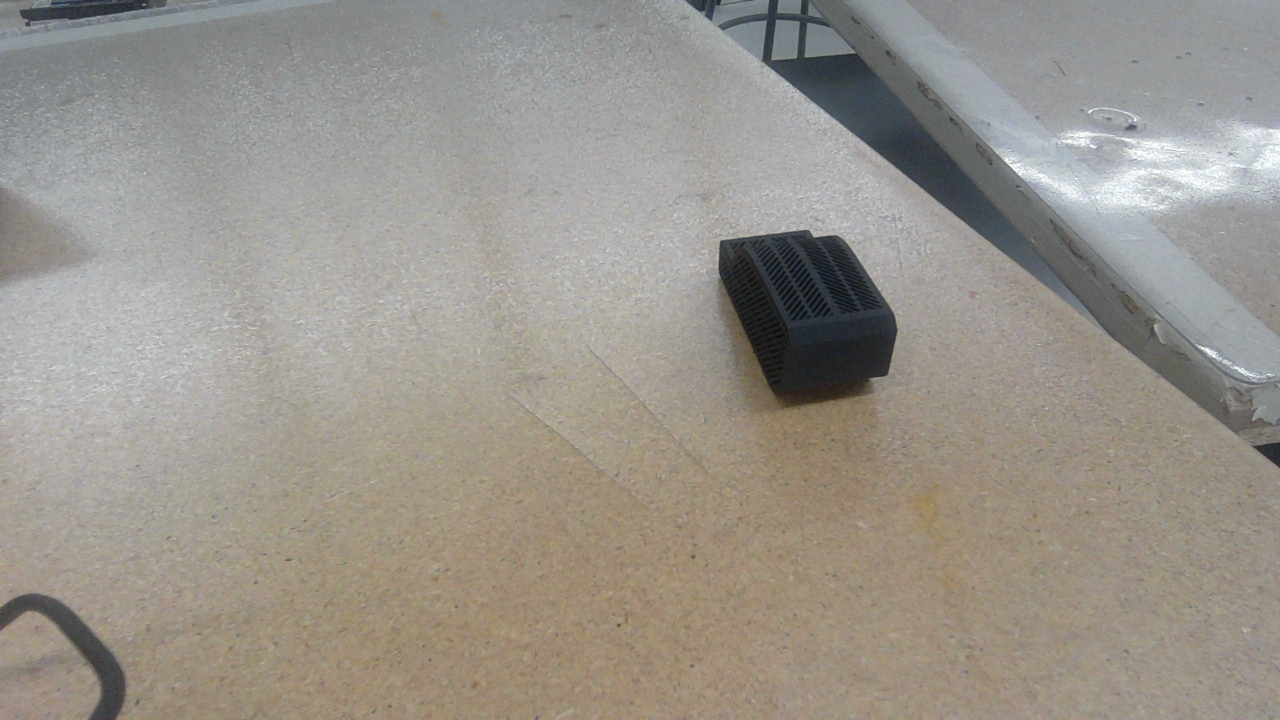
#> input picture Force-Prediction/data/MatForce/3d_print.png, 1280 x 720 px
$ python -i generate_full_suite_figures.py   (imports and definitions only)
#> lines starting #> are read from the running program, lines starting #| are printed output that depends on the picture
"""Full-suite force-prediction figures for MatForceFinal (source E2 excluded).

Run from the GSET workspace root:

    env/bin/python GSETGripper/Figures/full_suite/generate_full_suite_figures.py

Data sources (all read straight from the saved benchmark artifacts):

  * Ground-truth Gecko force, object image, and name come from the MatForceFinal
    dataset loader.
  * Predicted Gecko force comes from the newest complete suite manifest under
    ``Force-Prediction/data/MatForceFinal/suites``. Reading the manifest keeps all
    plotted experiments on the same frozen split and suite run.

Experiment E2 is intentionally excluded from every figure.

It regenerates, into this folder:

  * ``suite_force_by_object.{png,pdf,svg}``  - truth and source E1/E3/E4/E5 bars.
  * ``suite_percentage_error.{png,pdf,svg}`` - source E1/E3/E4/E5 signed % error.
  * ``suite_e4_dumbbell.{png,pdf,svg}``       - source-E5 truth/prediction dumbbells
    and a signed relative-error table (displayed as E4 after relabeling).
  * ``suite_e4_percentage_errors.csv``       - exact source data for that table.

Source experiments E1/E3/E4/E5 are displayed consecutively as E1/E2/E3/E4
because source E2 is intentionally omitted from the comparison.
"""

from __future__ import annotations

import csv
import json
import os
import sys
from pathlib import Path

# Keep Matplotlib's cache out of the source tree on sandboxed systems.
# [1 line not run here, left out]

import matplotlib

# [1 line not run here, left out]
import matplotlib.pyplot as plt  # noqa: E402
import numpy as np  # noqa: E402
from matplotlib.offsetbox import AnnotationBbox, OffsetImage  # noqa: E402
from matplotlib.ticker import ScalarFormatter  # noqa: E402
from matplotlib.transforms import blended_transform_factory  # noqa: E402
from PIL import Image, ImageOps  # noqa: E402

HERE = Path(__file__).resolve().parent
FORCE_PREDICTION = HERE.parent.parent / "Force-Prediction"
SUITES_DIR = FORCE_PREDICTION / "data" / "MatForceFinal" / "suites"
sys.path.insert(0, str(FORCE_PREDICTION))

# Suite experiments in canonical order, deliberately WITHOUT E2.
EXPERIMENTS = ("e1", "e3", "e4", "e5")

# Colour-blind-safe palette matching the Streamlit reporting styles (E2 dropped).
EXPERIMENT_STYLES = {
    "e1": {"color": "#0072B2", "marker": "o", "label": "E1 vision-only"},
    "e3": {"color": "#009E73", "marker": "^", "label": "E2 semantic"},
    "e4": {"color": "#CC79A7", "marker": "D", "label": "E3 +mass"},
    "e5": {"color": "#D55E00", "marker": "v", "label": "E4 +roughness"},
}

TRUTH_COLOR = "#28323c"      # dark slate for ground truth
PRED_COLOR = "#e0891e"       # orange for the displayed E4 prediction series
GRID = "#d7dce2"
DARK = "#202124"
MUTED = "#5f6368"


# --------------------------------------------------------------------------- #
# Data loading
# --------------------------------------------------------------------------- #
# [15 lines left out: function _latest_complete_suite, not called in this run]


def _suite_batch_path(run: dict) -> Path:
    path = Path(run["prediction_json_path"])
    return path if path.is_absolute() else FORCE_PREDICTION / path


# [93 lines left out: functions load_records, _set_paper_style, not called in this run]


def _zoomed_thumbnail(path: Path, out_px: int = 240) -> np.ndarray | None:
    """Return a square, zoomed-in RGB thumbnail that fills the frame with the object.

    The raw photos are centred table-top shots with wide side margins, so we crop
    the central column and remove the upper 25% of the full image height before
    resizing. That removes background and makes the object read clearly at
    thumbnail scale.
    """
#> called with out_px = 240
    try:
        with Image.open(path) as opened:
#> opened is the input picture: PIL image 1280x720 RGB; mean R, G, B 152.9, 148.1, 139.9
            source = ImageOps.exif_transpose(opened).convert("RGB")
    except (OSError, ValueError):
        return None
    width, height = source.size
#> width = 1280; height = 720
    crop_w = width * 0.60          # keep the central 60% width (drop side margins)
#> crop_w = 768
    crop_h = height * 0.75         # requested 25% reduction in the full image height
#> crop_h = 540
    left = (width - crop_w) / 2.0
#> left = 256
    top = height - crop_h          # discard the mostly empty upper quarter
#> top = 180
    cropped = source.crop((int(left), int(top), int(left + crop_w), int(top + crop_h)))
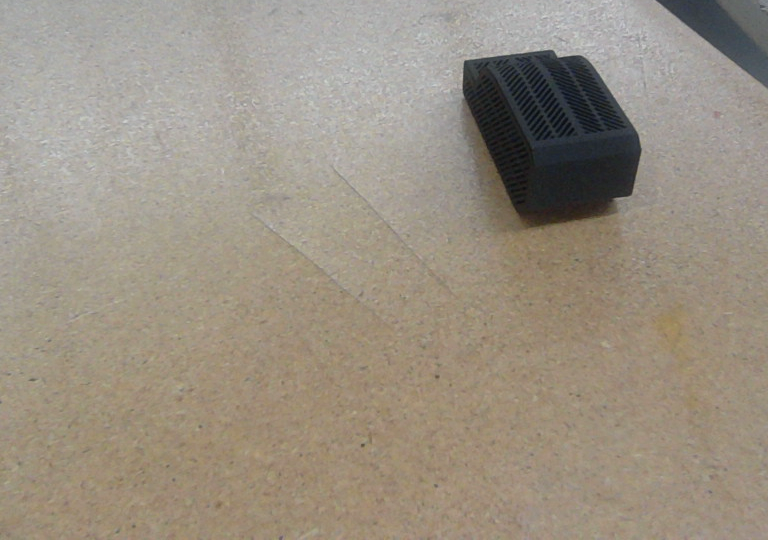
#> cropped: PIL image 768x540 RGB; mean R, G, B 153.8, 144.5, 130.7
    # Letterbox into a white square, then upscale for a crisp thumbnail.
    side = max(cropped.size)
#> side = 768
    square = Image.new("RGB", (side, side), "white")
#> square: PIL image 768x768 RGB; every value is 255
    square.paste(cropped, ((side - cropped.width) // 2, (side - cropped.height) // 2))
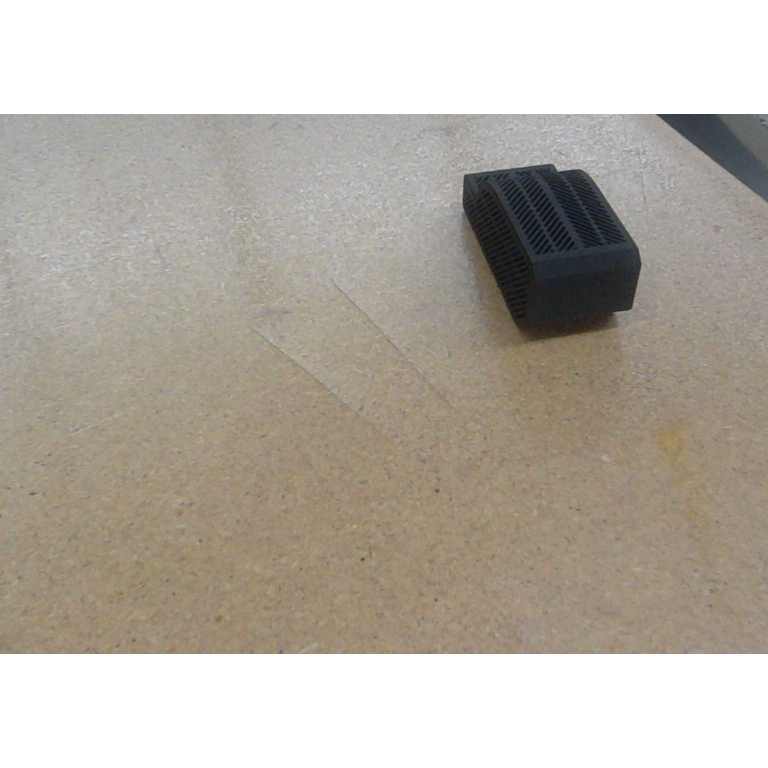
#> square: PIL image 768x768 RGB; mean R, G, B 183.9, 177.3, 167.6
    square = square.resize((out_px, out_px), Image.LANCZOS)
#> square: PIL image 240x240 RGB
    return np.asarray(square)


# [289 lines left out: functions _wrap_name, _add_thumb_strip, _use_plain_y_ticks, _save, _mae, _signed_percent_error and 5 more, not called in this run]


# [2 lines not run here, left out]

>>> result = _zoomed_thumbnail('../../Force-Prediction/data/MatForce/3d_print.png')

$ run again, on Force-Prediction/data/MatForce/objects/apple/image.png
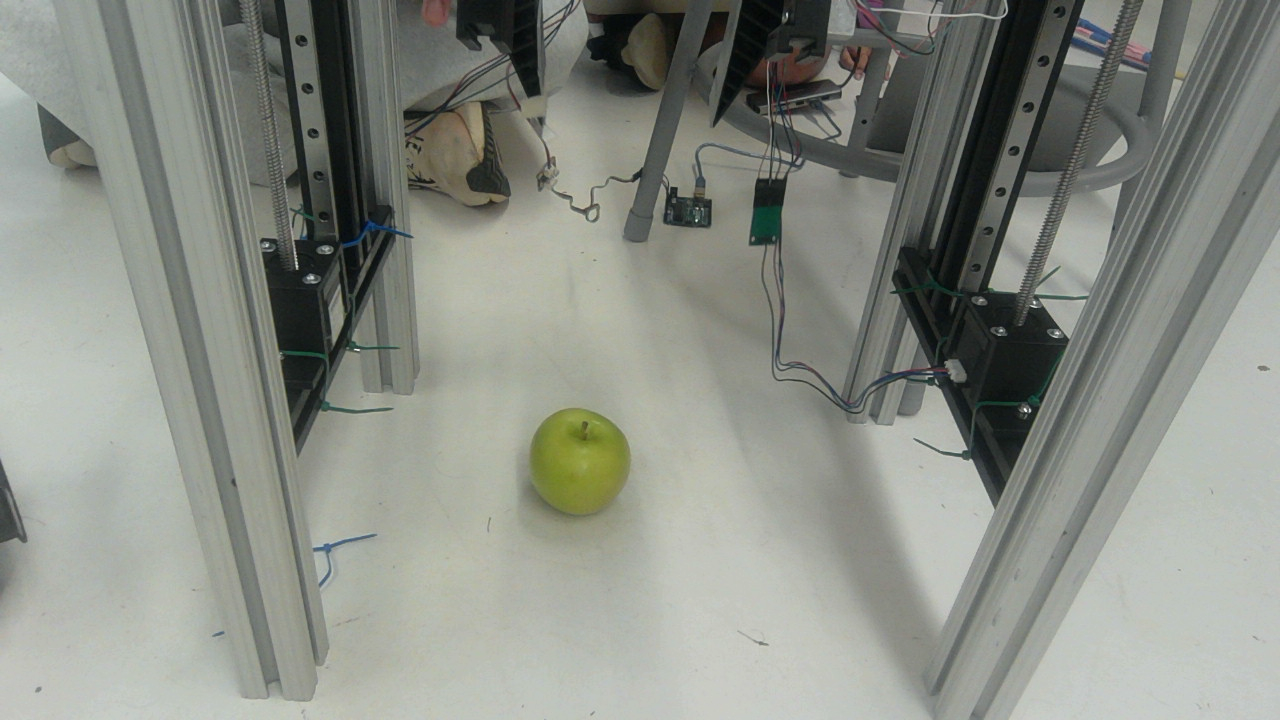
#> input picture Force-Prediction/data/MatForce/objects/apple/image.png, 1280 x 720 px
#> in _zoomed_thumbnail, opened is the input picture: PIL image 1280x720 RGB; mean R, G, B 137.1, 140.9, 132.7
#> in _zoomed_thumbnail, `cropped = source.crop((int(left), int(top), int(left + crop_w), int(to..`:
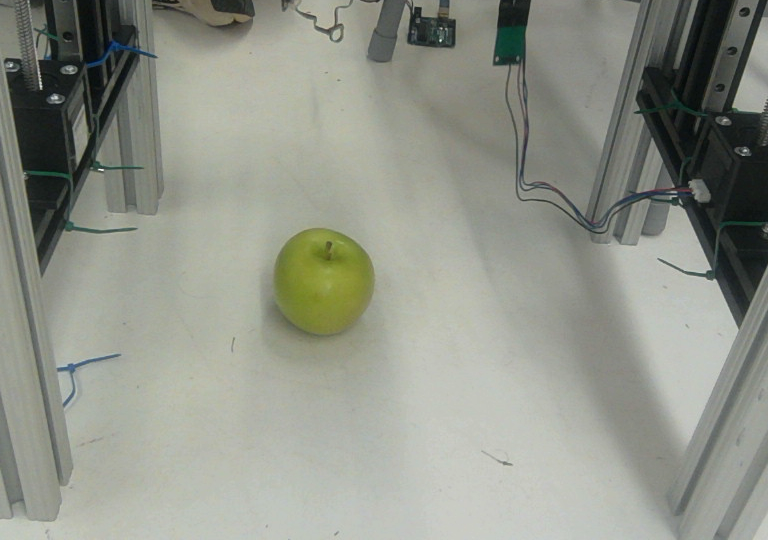
#> cropped: PIL image 768x540 RGB; mean R, G, B 144.2, 147.6, 137.1
#> in _zoomed_thumbnail, `square.paste(cropped, ((side - cropped.width) // 2, (side - cropped.he..`:
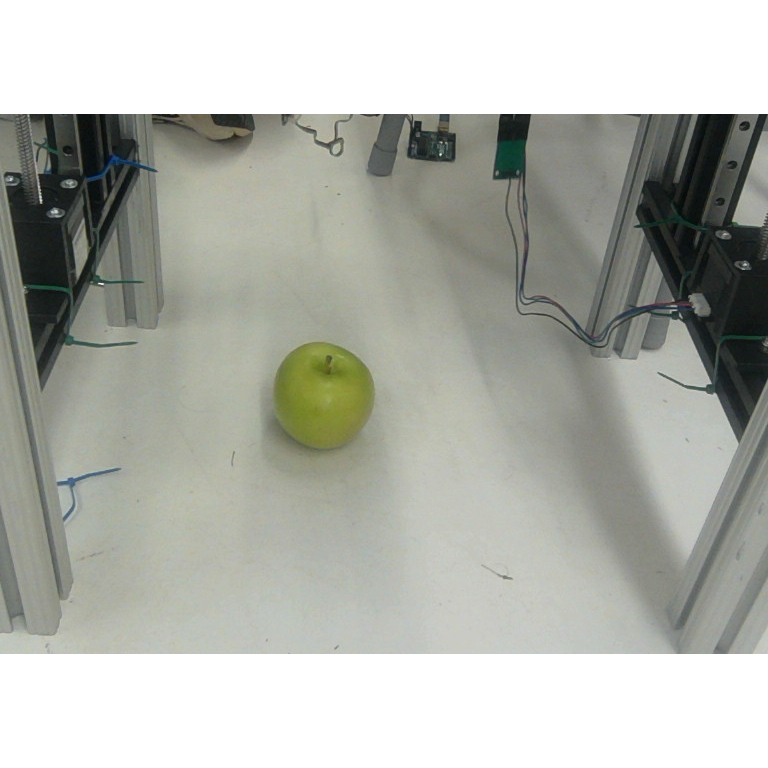
#> square: PIL image 768x768 RGB; mean R, G, B 177.1, 179.5, 172.1

$ run again, on Force-Prediction/data/MatForce/objects/bannana/image.png
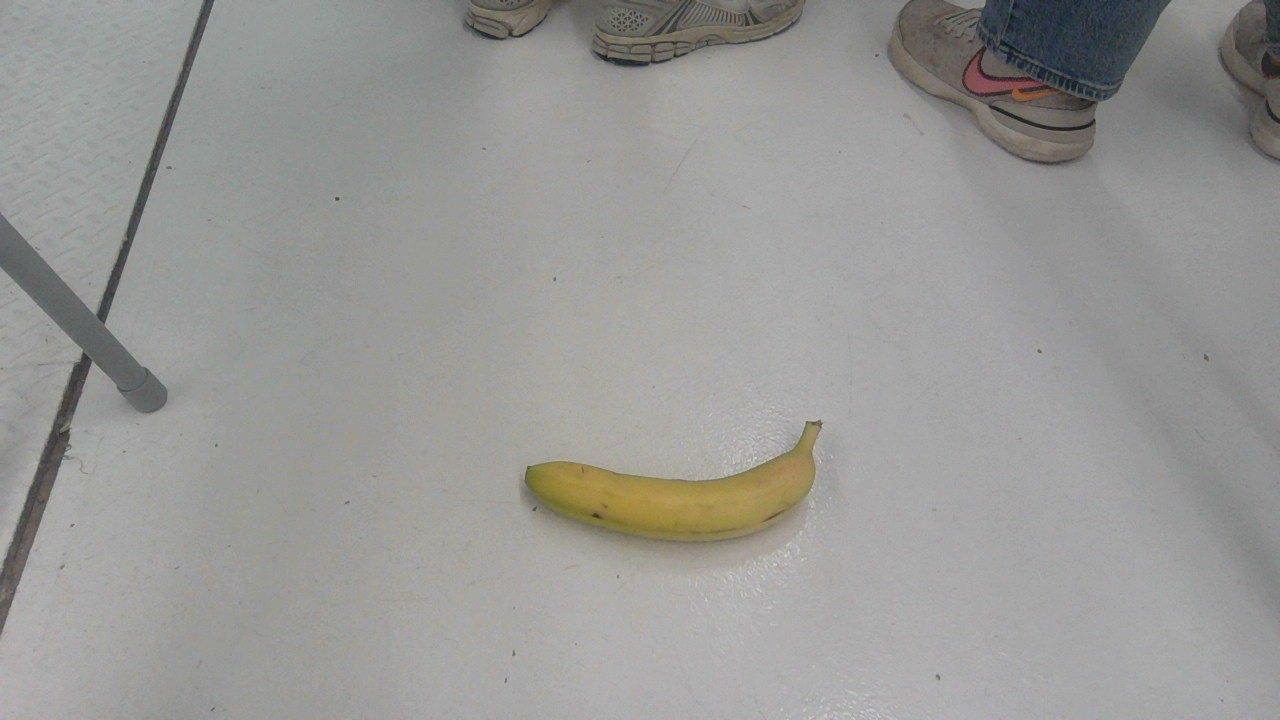
#> input picture Force-Prediction/data/MatForce/objects/bannana/image.png, 1280 x 720 px
#> in _zoomed_thumbnail, opened is the input picture: PIL image 1280x720 RGB; mean R, G, B 152.1, 152, 149.2
#> in _zoomed_thumbnail, `cropped = source.crop((int(left), int(top), int(left + crop_w), int(to..`:
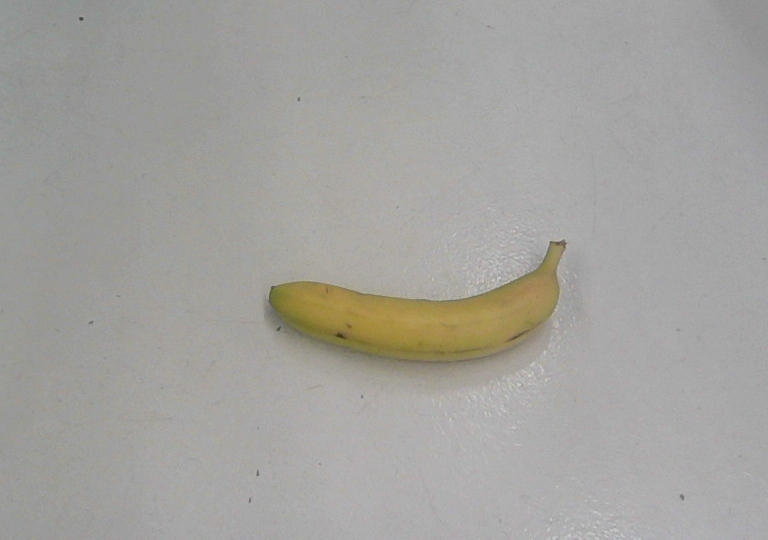
#> cropped: PIL image 768x540 RGB; mean R, G, B 163.2, 161.9, 157.5
#> in _zoomed_thumbnail, `square.paste(cropped, ((side - cropped.width) // 2, (side - cropped.he..`:
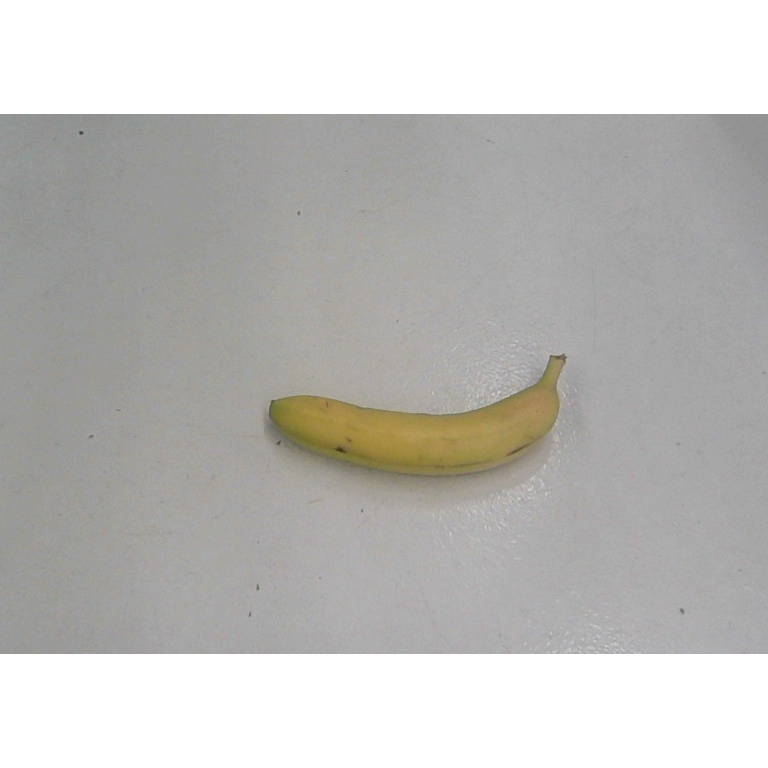
#> square: PIL image 768x768 RGB; mean R, G, B 190.5, 189.6, 186.5
